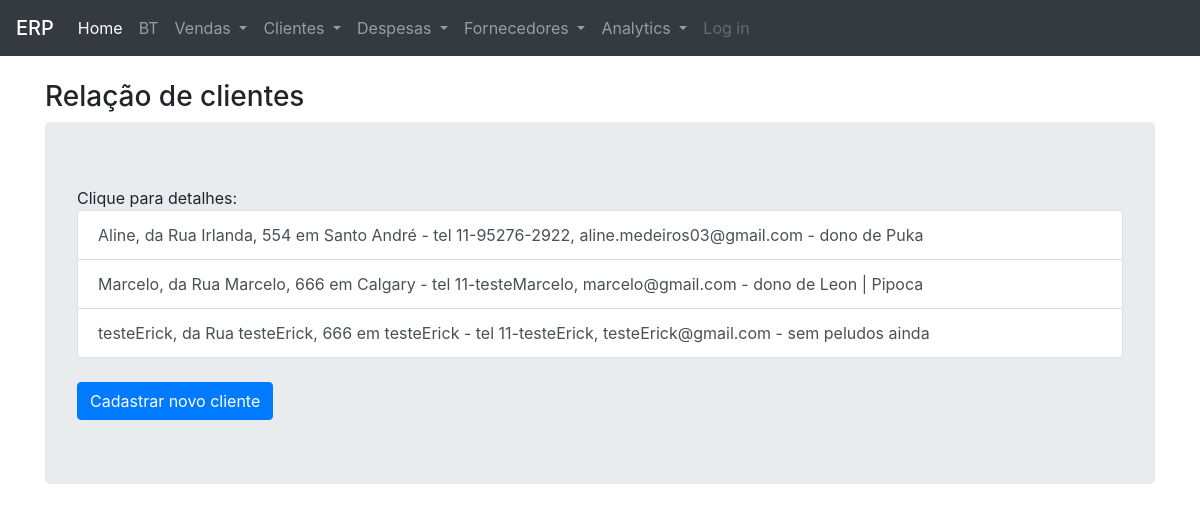
The app's page /listagem/clientes/0, older data.
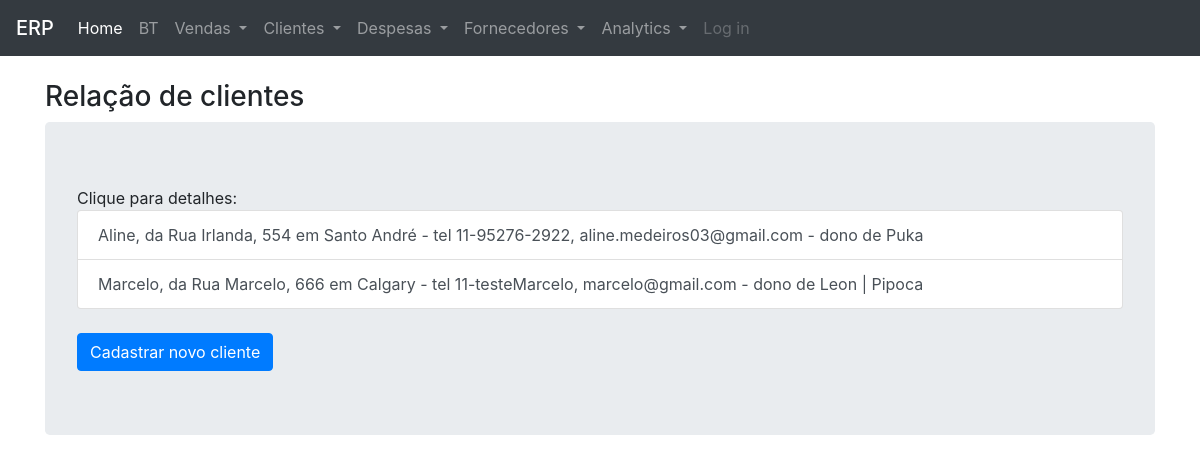
The same page, newer data.
### petshop/modelos/models.py (models this page shows, shortened)
class Clientes(db.Model):
    __tablename__ = 'clientes'
    id = db.Column(db.Integer, primary_key=True)
    nome = db.Column(db.String(30), nullable=False)
    sexo = db.Column(db.String(1), nullable=False)
    peludo = db.relationship('Peludos', backref='clientes', lazy=True)
    venda = db.relationship('Vendas', backref='clientes', lazy=True)
    contato = db.relationship('Contatos')
    endereco = db.relationship('Enderecos')
    def lista_peludos(self):
        caes_cliente = self.peludo
        caes_cliente = [i.nome for i in caes_cliente]
        if caes_cliente:
            texto = ' | '.join(caes_cliente)
            return f'dono de {texto}'
        return 'sem peludos ainda'
    def __repr__(self):
        return f"""
        {self.nome}, da {self.endereco[0]} - tel {self.contato[0]}
        - {self.lista_peludos()}
        """

class Enderecos(db.Model):
    __tablename__ = 'enderecos'
    id = db.Column(db.Integer, primary_key=True)
    rua = db.Column(db.String(30))
    numero = db.Column(db.Integer)
    bairro = db.Column(db.String(30))
    cidade = db.Column(db.String(30))
    estado = db.Column(db.CHAR(2))
    distancia = db.Column(db.Float)
    cliente_id = db.Column(db.Integer, db.ForeignKey('clientes.id'))
    def __repr__(self):
        return f"{self.rua}, {self.numero} em {self.cidade}"

class Contatos(db.Model):
    __tablename__ = 'contatos'
    id = db.Column(db.Integer, primary_key=True)
    tel1 = db.Column(db.String(13))
    tel2 = db.Column(db.String(13))
    email = db.Column(db.String(30))
    cliente_id = db.Column(db.Integer, db.ForeignKey('clientes.id'))
    def __repr__(self):
        return f"""
        {self.tel1}, {self.email}
        """

class Peludos(db.Model):
    __tablename__ = 'peludos'
    id = db.Column(db.Integer, primary_key=True)
    nome = db.Column(db.String(30), nullable=False)
    breed = db.Column(db.String(20), nullable=False)
    pelagem = db.Column(db.String(6), nullable=False)
    nascimento = db.Column(db.Date, nullable=True)
    data_start = db.Column(db.Date, nullable=True)
    sexo = db.Column(db.String(1), nullable=False)
    castrado = db.Column(db.String(1), nullable=False)
    cliente_id = db.Column(db.Integer, db.ForeignKey('clientes.id'))
    vendas_on_peludo = db.relationship('Vendas', secondary=association_table,
                            back_populates="peludos_on_venda")

### petshop/views/views_consultas.py (the view, shortened to what this page needs)
@views_consultas.route('/listagem/<tipo>/<int:id>', methods=['GET', 'POST'])
def listagens(tipo, id):
    if tipo == 'clientes':
        page = request.args.get('page', 1, type=int)
        listagem = Clientes.query.order_by(
            Clientes.nome).paginate(page=page, per_page=5)
        heading = 'Relação de clientes'
        return render_template('listagens.html', listagem=listagem,
                               heading=heading, tipo=tipo, id=0)

### petshop/templates/listagens.html (shortened to what this page needs)
{% extends "base.html" %}
{% block content %}
<br>
{% if heading is string %}
    <h3 class="display-5">{{ heading }}</h3>
    {% else %}
    <h3 class="display-5">{{ heading[0] }}</h3>
    <hr>
    <h4 class="display-6">{{ heading[1] }} - {{ heading[2] }}</h4>
{% endif %}
<div class="jumbotron">
{% if listagem.items %}
    Clique para detalhes:
    <div class="list-group">
    {% for item in listagem.items %}
        {% if tipo in ['pagamentos'] %}
            <a href="{{ url_for('views_consultas.details',
                        tipo='d_pagamento', id = item.id) }}"
                        class="list-group-item list-group-item-action">
                    {{ item }}
            </a>
        {% else %}
            <a href="{{ url_for('views_consultas.details',
                        tipo=tipo, id = item.id) }}"
                        class="list-group-item list-group-item-action">
                    {{ item }}
            </a>
        {% endif %}
    {% endfor %}
{% endif %}
</div>
<div class="botoes">
    <br>
{% if tipo in ['vendas', 'aberto'] %}
    <h4>Cadastrar novas vendas de:</h4>
    <a class="btn btn-primary" href="{{ url_for('views_vendas.vendas', tipo = 'bt') }}">
        Banho & Tosa</a>
    <a class="btn btn-primary" href="{{ url_for('views_vendas.vendas', tipo = 'hosp') }}">
        Hospedagem</a>
    <a class="btn btn-primary" href="{{ url_for('views_vendas.vendas', tipo = 'cursos') }}">
        Cursos</a>
    <a class="btn btn-primary" href="{{ url_for('views_vendas.vendas', tipo = 'produtos') }}">
        Produtos</a>
{% elif tipo == 'clientes' %}
    <a class="btn btn-primary" href="{{ url_for('views_cadastros.cadastro_clientes',
    operacao='cadastrar', id=0) }}">
    Cadastrar novo cliente
    </a>
{% elif tipo == 'peludos' %}
    <a class="btn btn-primary" href="{{ url_for('views_cadastros.cadastro_peludos') }}">
        Cadastrar novo peludo </a>
{% elif (tipo == 'pagamentos') and (saldo > 0 ) %}
    <a class="btn btn-primary"
    href="{{ url_for('views_pagamentos.pagamentos', id=listagem.items[0].venda_id) }}">Adicionar $$$</a>
{% endif %}
</div>
{% endblock %}

Row changes from the older to the newer data that the page shows:
removed Clientes: nome.email "testeErick, da Rua testeErick, 666 em testeErick - tel 11-testeErick, testeErick@gmail.com - sem peludos ainda"
